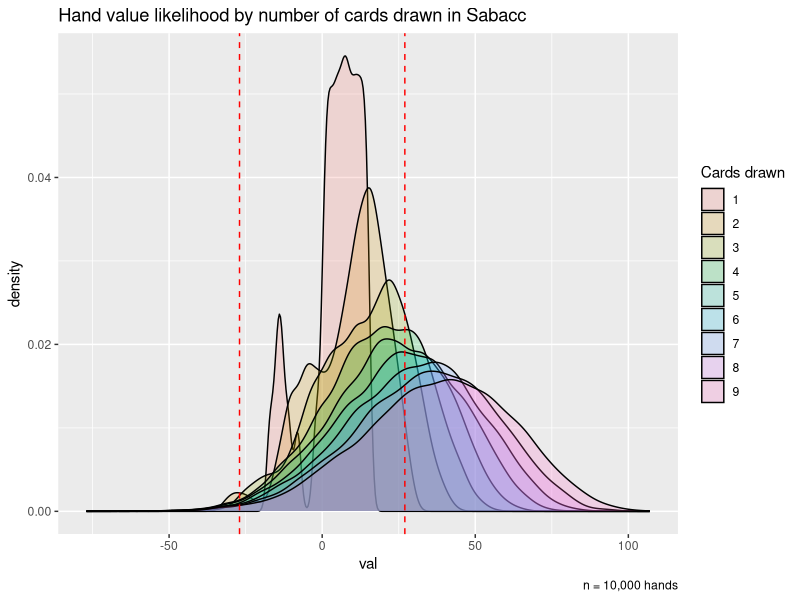

Generate this figure with R:
## ---- chunk 1
knitr::opts_chunk$set(echo = TRUE)
library(tidyverse)
library(stats)

## ---- chunk 2
suits1 <- c("Sabers", "Flasks", "Coins", "Staves")
cards1 <- c("One", "Two", "Three", "Four", "Five", "Six",
           "Seven", "Eight", "Nine", "Ten", "Eleven",
           "Commander", "Mistress", "Master", "Ace")
deck1 <- data.frame(suits1 = character(0), cards1 = character(0))

  for (i in suits1){
    for (j in cards1){
      deck1 <- rbind.data.frame(deck1, cbind.data.frame(j, i))
    }
  }

val1 <- rep(1:15, 4)
deck1 <- cbind(deck1, val1)
colnames(deck1) <- c("card", "suit", "val")
## ---- chunk 3
suits2 <- c("Face", "Face")
cards2 <- c("The Star", "The Evil One", "Moderation", "Demise",
            "Balance", "Endurance", "Queen of Air and Darkness",
            "Idiot")
deck2 <- data.frame(suits2 = character(0), cards2 = character(0))

  for (i in suits2){
    for (j in cards2){
      deck2 <- rbind.data.frame(deck2, cbind.data.frame(j, i))
    }
  }

val2 <- rep(c(-17, -15, -14, -13, -11, -8, -2, 0), 2)
deck2 <- cbind(deck2, val2)
colnames(deck2) <- c("card", "suit", "val")
## ---- chunk 4
deck <- rbind(deck1, deck2)

remove(cards1, cards2, i, j, suits1, suits2, val1, val2, deck1, deck2)
## ---- chunk 5
uplim <- 10000
handlim <- 9
tot <- data.frame()

  for(i in 1:uplim){
    trial <- i
    draw <- deck[ sample(nrow(deck), handlim, replace = FALSE), 3]
    val <- cumsum(draw)
    hand <- 1:handlim
    add <- cbind(trial, hand, draw, val)
    tot <- rbind(tot, add)
  }
## ---- chunk 6

ggplot(tot, aes(x = val, fill = as.character(hand))) +
  geom_density(alpha = 0.2) +
  geom_vline(xintercept = 27, linetype = "dashed", color = "red") + 
  geom_vline(xintercept = -27, linetype = "dashed", color = "red") +
  labs(title = "Hand value likelihood by number of cards drawn in Sabacc",
       caption = "n = 10,000 hands",
       fill = "Cards drawn")

## ---- chunk 7
neg_sabacc <- count(tot, val == -27)

prob_neg_sabacc <- neg_sabacc[2, 2]/uplim

prob_neg_sabacc
